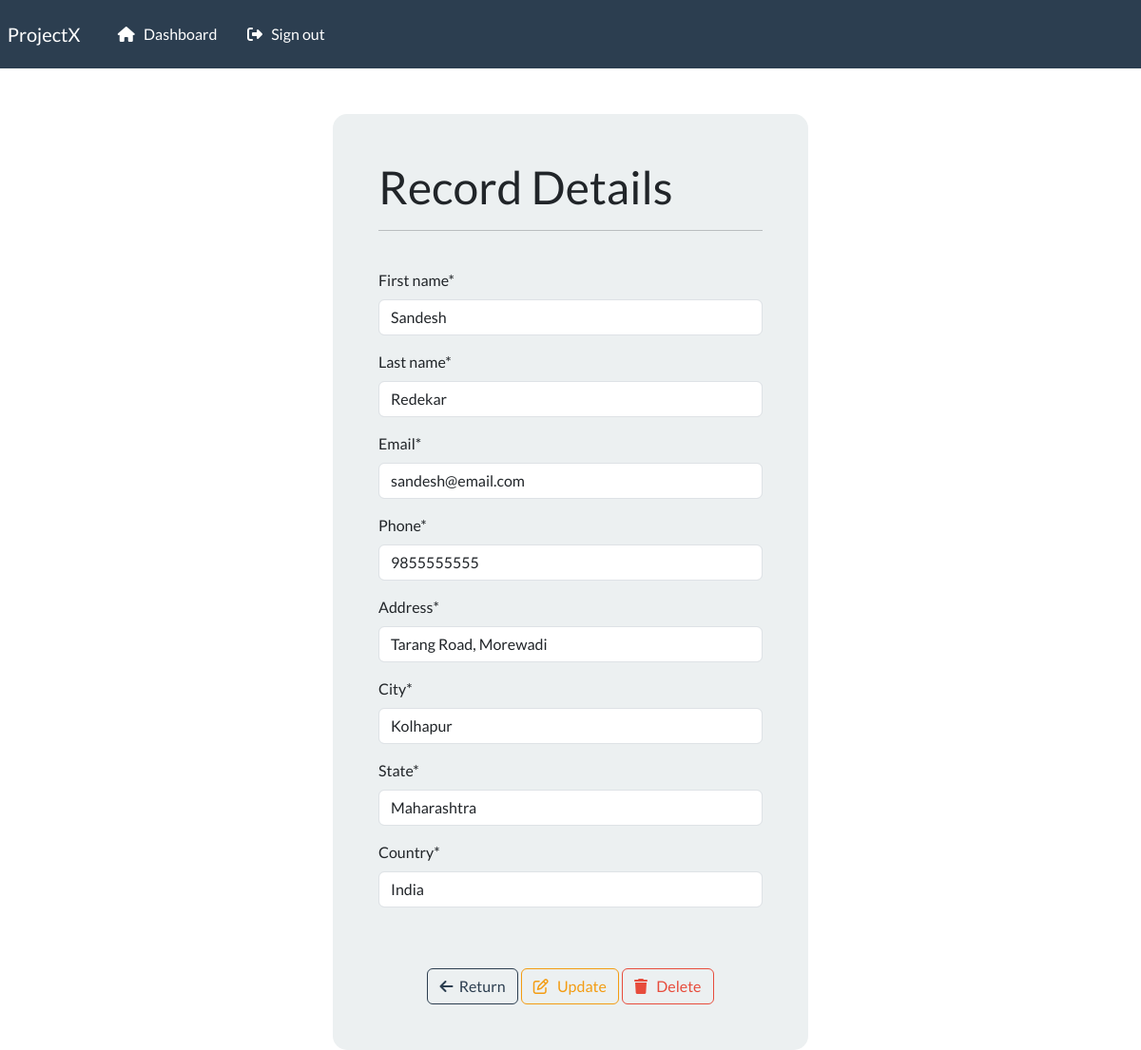
The app's page /view/1 (signed in) with its own data.
### main/models.py (models this page shows, shortened)
class Record(models.Model):
    creation_date = models.DateTimeField(auto_now_add=True)
    first_name = models.CharField(max_length=100)
    last_name = models.CharField(max_length=100)
    email = models.EmailField(max_length=255)
    phone = models.CharField(max_length=20)
    address = models.CharField(max_length=300)
    city = models.CharField(max_length=255)
    state = models.CharField(max_length=125)
    country = models.CharField(max_length=125)

### main/views.py (the view)
# urls.py: path("view/<int:pk>",views.view_record,name="view"),
@login_required(login_url='login')
def view_record(request,pk):
    record = Record.objects.get(id=pk)
    form = ViewForm(instance=record)
    for field in form.fields.values():
        field.widget.attrs['readonly'] = True
    context = {'form':form,'id':record.id}
    return render(request, 'main/view-record.html',context=context)

### main/forms.py
class ViewForm(forms.ModelForm):
    class Meta:
        model = Record
        fields = '__all__'

### main/templates/main/view-record.html
{% extends "main/base.html" %} {% load crispy_forms_tags %} {% block content %}
<div class="container bg-light shadow-md p-5 form-layout">
    <h1>Record Details</h1>
    <hr />
    <br />
    {% csrf_token %} {{form|crispy}}
    <br />
    <br />
    <div class="text-center">
        <a href="{% url 'dashboard' %}" class="btn btn-outline-primary"><i class="fa-solid fa-arrow-left"></i> &nbsp;Return</a>
        <a href="{% url 'update-record' id %}" class="btn btn-outline-warning"><i class="fa-regular fa-pen-to-square"></i> &nbsp; Update</a>
        <a href="{% url 'delete' id %}" class="btn btn-outline-danger"><i class="fa-solid fa-trash"></i> &nbsp; Delete</a>
    </div>
</div>
{% endblock content %}

### main/static/main/css/style.css (style rules this page uses)
.form-layout { border-radius: 15px; width: 500px; }

### records on screen
Record: first_name "Sandesh", last_name "Redekar", email "sandesh@email.com", phone "9855555555", address "Tarang Road, Morewadi", city "Kolhapur", state "Maharashtra", country "India"
